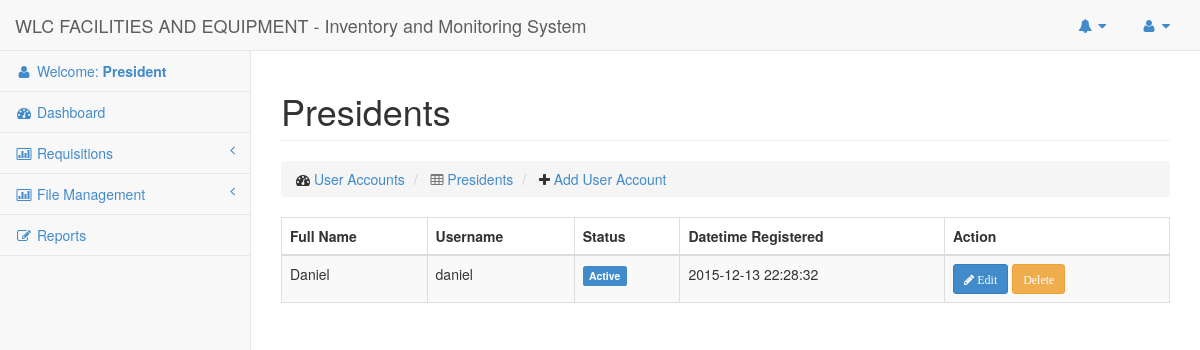
/Pages/Users/Presidents/listing.php (signed in), run on the app's committed database.
### tables this page shows
CREATE TABLE `users` (
  `id` int(50) NOT NULL AUTO_INCREMENT,
  `email` varchar(100) NOT NULL,
  `password` varchar(100) NOT NULL,
  `lastname` varchar(100) NOT NULL,
  `firstname` varchar(100) NOT NULL,
  `middlename` varchar(50) NOT NULL,
  `status` enum('Active','Inactive','Deleted') NOT NULL,
  `type` varchar(30) NOT NULL,
  `datetime_added` datetime NOT NULL,
  `datetime_updated` varchar(45) NOT NULL,
  `datetime_deleted` varchar(45) NOT NULL,
  `department_id` int(11) NOT NULL,
  PRIMARY KEY (`id`),
  UNIQUE KEY `user_id` (`id`),
  UNIQUE KEY `user_id_2` (`id`),
  UNIQUE KEY `user_id_3` (`id`)
);

### Config/DbConnection.php (called while the page is built, shortened)
<?php
Class DbConnection{
	private static $_instance;
	public static function connect() {
		if(!self::$_instance) {
			self::$_instance = new self();
		}
		return self::$_instance;
	}
	private function __construct() {
		$this->_connection = new mysqli(Constant::DB_HOST, Constant::DB_USER,
			Constant::DB_PASS, Constant::DB_NAME);
	}
	public function getConnection() {
		return $this->_connection;
	}
}

### Repositories/Base.php (called while the page is built, shortened)
<?php
Class Base {
	public $connection = '';
	public function __construct()
	{
		$this->connection = DbConnection::connect()->getConnection();
	}
	public function getAll($columns = null, $where = null)
	{
		$sql = '';
		if ($columns) {
			$sql = 'SELECT '.implode(',', $columns).' FROM '.$this->table;
			if ($where) {
				$whereClause = [];
				$sql .= ' WHERE ';
				foreach ($where as $column => $value) {
					$whereClause[] = "`$this->table`.`$column`='$value'";
				}
				$sql .= ' '.implode(',', $whereClause);
			}
		} else {
			$sql = 'SELECT * FROM '.$this->table;
		}
		$data = $this->connection->query($sql);
		return $data;
	}
}
?>

### Pages/Users/Presidents/listing.php (the view, shortened to what this page needs)
<?php
$userObj = new User();
?>
  <div class="row">
      <div class="col-lg-12">
          <h1 class="page-header">Presidents</h1>
          <ol class="breadcrumb">
              <li>
                  <i class="fa fa-dashboard"></i>  <a href="#">User Accounts</a>
              </li>
              <li class='active'>
                  <i class="fa fa-table"></i>  <a href="#">Presidents</a>
              </li>
              <li>
                  <i class="fa fa-plus"></i>  <a href="#">Add User Account</a>
              </li>
          </ol>
      </div>
  </div>
  <div class="row">
    <div class="col-md-12">
      <div class="table-responsive">
        <?php
            $result = $userObj->getAll([
                'email',
                'firstname',
                'middlename',
                'lastname',
                'status',
                'datetime_added'
              ], [
                'type' => Constant::USER_PRESIDENT
              ]);
        ?>
        <table class="table table-striped table-hover table-bordered">
          <thead>
              <tr id='th'>
                <th> Full Name </th>
                <th> Username </th>
                <th> Status </th>
                <th> Datetime Registered </th>
                <th> Action </th>
              </tr>
          </thead>
          <tbody>
            <?php if ($result && 0 != $result->num_rows) { ?>
                <?php  while ($user = $result->fetch_assoc()) { ?>
                  <tr>
                    <td><?php echo $user['firstname']; ?></td>
                    <td><?php echo $user['email']; ?></td>
                    <td><?php echo UserUtility::formatStatus($user['status']); ?></td>
                    <td><?php echo $user['datetime_added']; ?></td>
                    <td>
                        <a href="#" class='btn btn-sm btn-primary'>
                          <i class='fa fa-pencil'> Edit</i>
                        </a>
                        <a href="#" class='btn btn-sm btn-warning'>
                          <i class='fa fa-delete'>Delete</i>
                        </a>
                    </td>
                  </tr>
                <?php } ?>
            <?php } ?>
          </tbody>
        </table>
      </div>
    </div>
  </div>

### Utilities/UserUtility.php (shortened to what this page needs)
<?php
class UserUtility
{
	public static function formatStatus($status)
	{
		if ($status == Constant::USER_ACTIVE) {
			return '<label class="label label-primary">Active</label>';
		} else if ($status == Constant::USER_DELETED) {
			return '<label class="label label-danger">Deleted</label>';
		}
	}
}

### css/sb-admin-2.css (style rules this page uses)
body { background-color: #f8f8f8; }

### data on the page
users: firstname "Daniel", email "daniel", status "Active", datetime_added "2015-12-13 22:28:32"

### other printed values
$_SESSION['type'] "President"
